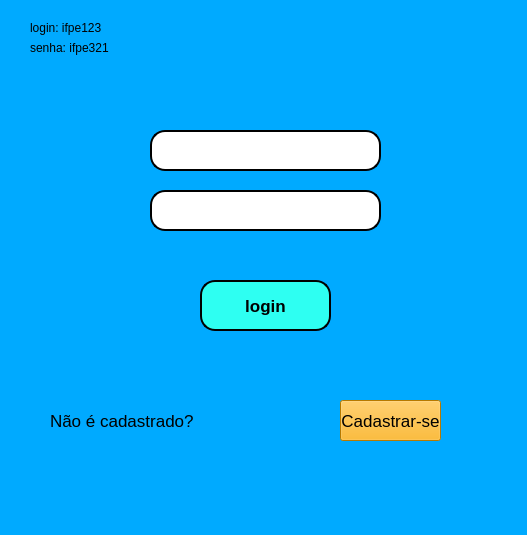
<?xml version="1.0" encoding="UTF-8"?>
<ui version="4.0">
 <class>MainWindow</class>
 <widget class="QMainWindow" name="MainWindow">
  <property name="geometry">
   <rect>
    <x>0</x>
    <y>0</y>
    <width>527</width>
    <height>535</height>
   </rect>
  </property>
  <property name="minimumSize">
   <size>
    <width>527</width>
    <height>535</height>
   </size>
  </property>
  <property name="maximumSize">
   <size>
    <width>527</width>
    <height>535</height>
   </size>
  </property>
  <property name="windowTitle">
   <string>MainWindow</string>
  </property>
  <property name="styleSheet">
   <string notr="true">
background-color: rgb(0, 170, 255);</string>
  </property>
  <widget class="QWidget" name="centralwidget">
   <widget class="QPushButton" name="pushButton">
    <property name="geometry">
     <rect>
      <x>200</x>
      <y>280</y>
      <width>131</width>
      <height>51</height>
     </rect>
    </property>
    <property name="font">
     <font>
      <pointsize>13</pointsize>
      <weight>75</weight>
      <bold>true</bold>
     </font>
    </property>
    <property name="styleSheet">
     <string notr="true">background-color: rgb(46, 255, 242);
border-radius: 15px;
border-style: outset;
border-width: 2px;
border-color: black;</string>
    </property>
    <property name="text">
     <string>login</string>
    </property>
   </widget>
   <widget class="QLineEdit" name="lineEdit">
    <property name="geometry">
     <rect>
      <x>150</x>
      <y>130</y>
      <width>231</width>
      <height>41</height>
     </rect>
    </property>
    <property name="styleSheet">
     <string notr="true">background-color: rgb(255, 255, 255);
border-radius: 15px;
border-style: outset;
border-width: 2px;</string>
    </property>
   </widget>
   <widget class="QLineEdit" name="lineEdit_2">
    <property name="geometry">
     <rect>
      <x>150</x>
      <y>190</y>
      <width>231</width>
      <height>41</height>
     </rect>
    </property>
    <property name="styleSheet">
     <string notr="true">background-color: rgb(255, 255, 255);
border-radius: 15px;
border-style: outset;
border-width: 2px;</string>
    </property>
   </widget>
   <widget class="QLabel" name="label">
    <property name="geometry">
     <rect>
      <x>50</x>
      <y>410</y>
      <width>171</width>
      <height>21</height>
     </rect>
    </property>
    <property name="font">
     <font>
      <pointsize>13</pointsize>
     </font>
    </property>
    <property name="text">
     <string>Não é cadastrado?</string>
    </property>
   </widget>
   <widget class="QPushButton" name="pushButton_2">
    <property name="geometry">
     <rect>
      <x>340</x>
      <y>400</y>
      <width>101</width>
      <height>41</height>
     </rect>
    </property>
    <property name="font">
     <font>
      <pointsize>13</pointsize>
     </font>
    </property>
    <property name="styleSheet">
     <string notr="true">background-color: rgb(255, 170, 0);</string>
    </property>
    <property name="text">
     <string>Cadastrar-se</string>
    </property>
   </widget>
   <widget class="QLabel" name="label_4">
    <property name="geometry">
     <rect>
      <x>150</x>
      <y>249</y>
      <width>231</width>
      <height>31</height>
     </rect>
    </property>
    <property name="font">
     <font>
      <pointsize>13</pointsize>
     </font>
    </property>
    <property name="styleSheet">
     <string notr="true">color: rgb(255, 255, 0);</string>
    </property>
    <property name="text">
     <string/>
    </property>
   </widget>
   <widget class="QLabel" name="label_2">
    <property name="geometry">
     <rect>
      <x>120</x>
      <y>120</y>
      <width>31</width>
      <height>51</height>
     </rect>
    </property>
    <property name="text">
     <string/>
    </property>
    <property name="pixmap">
     <pixmap>17503049231586786427-24.png</pixmap>
    </property>
   </widget>
   <widget class="QLabel" name="label_3">
    <property name="geometry">
     <rect>
      <x>120</x>
      <y>190</y>
      <width>31</width>
      <height>31</height>
     </rect>
    </property>
    <property name="text">
     <string/>
    </property>
    <property name="pixmap">
     <pixmap>13530435871582518280-24.png</pixmap>
    </property>
   </widget>
   <widget class="QLabel" name="label_5">
    <property name="geometry">
     <rect>
      <x>30</x>
      <y>20</y>
      <width>71</width>
      <height>16</height>
     </rect>
    </property>
    <property name="text">
     <string>login: ifpe123</string>
    </property>
   </widget>
   <widget class="QLabel" name="label_6">
    <property name="geometry">
     <rect>
      <x>30</x>
      <y>40</y>
      <width>81</width>
      <height>16</height>
     </rect>
    </property>
    <property name="text">
     <string>senha: ifpe321</string>
    </property>
   </widget>
   <zorder>label_2</zorder>
   <zorder>label_3</zorder>
   <zorder>pushButton</zorder>
   <zorder>lineEdit</zorder>
   <zorder>lineEdit_2</zorder>
   <zorder>label</zorder>
   <zorder>pushButton_2</zorder>
   <zorder>label_4</zorder>
   <zorder>label_5</zorder>
   <zorder>label_6</zorder>
  </widget>
  <widget class="QMenuBar" name="menubar">
   <property name="geometry">
    <rect>
     <x>0</x>
     <y>0</y>
     <width>527</width>
     <height>20</height>
    </rect>
   </property>
  </widget>
  <widget class="QStatusBar" name="statusbar"/>
 </widget>
 <resources/>
 <connections/>
</ui>
